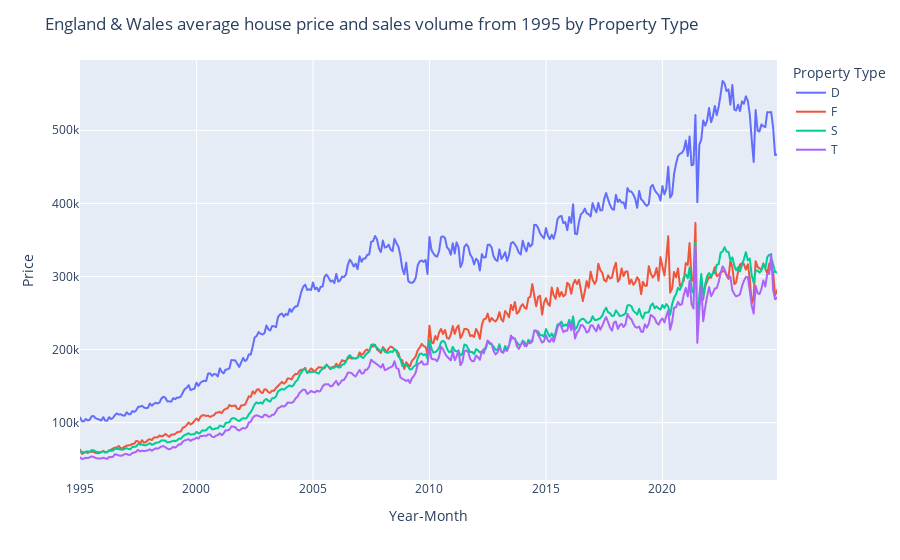

Notebook source saved alongside this figure:
### Code cell
P2 = (
	house_price_df[["Year-Month", "Price", "Property Type"]]
	.groupby(by=["Year-Month", "Property Type"])
	.mean()
)
P2.reset_index(inplace=True)

fig = px.line(P2, x="Year-Month", y="Price", color="Property Type")
fig.update_layout(
	title="England & Wales average house price and sales volume from 1995 by Property Type"
)
fig.show()

### Figure 1 — Plotly figure (JSON) as saved in the notebook; plotly's stock layout.template omitted (floating-point values rounded to 4 significant figures; data arrays with more than 128 entries replaced by an {"elided": "..."} marker saying what was removed)
{"data": [{"hovertemplate": "Property Type=D<br>Year-Month=%{x}<br>Price=%{y}<extra></extra>", "legendgroup": "D", "line": {"color": "#636efa", "dash": "solid"}, "marker": {"symbol": "circle"}, "mode": "lines", "name": "D", "showlegend": true, "type": "scattergl", "x": {"elided": "360 str values"}, "xaxis": "x", "y": {"elided": "360 float values"}, "yaxis": "y"}, {"hovertemplate": "Property Type=F<br>Year-Month=%{x}<br>Price=%{y}<extra></extra>", "legendgroup": "F", "line": {"color": "#EF553B", "dash": "solid"}, "marker": {"symbol": "circle"}, "mode": "lines", "name": "F", "showlegend": true, "type": "scattergl", "x": {"elided": "360 str values"}, "xaxis": "x", "y": {"elided": "360 float values"}, "yaxis": "y"}, {"hovertemplate": "Property Type=S<br>Year-Month=%{x}<br>Price=%{y}<extra></extra>", "legendgroup": "S", "line": {"color": "#00cc96", "dash": "solid"}, "marker": {"symbol": "circle"}, "mode": "lines", "name": "S", "showlegend": true, "type": "scattergl", "x": {"elided": "360 str values"}, "xaxis": "x", "y": {"elided": "360 float values"}, "yaxis": "y"}, {"hovertemplate": "Property Type=T<br>Year-Month=%{x}<br>Price=%{y}<extra></extra>", "legendgroup": "T", "line": {"color": "#ab63fa", "dash": "solid"}, "marker": {"symbol": "circle"}, "mode": "lines", "name": "T", "showlegend": true, "type": "scattergl", "x": {"elided": "360 str values"}, "xaxis": "x", "y": {"elided": "360 float values"}, "yaxis": "y"}], "layout": {"legend": {"title": {"text": "Property Type"}, "tracegroupgap": 0}, "margin": {"t": 60}, "title": {"text": "England & Wales average house price and sales volume from 1995 by Property Type"}, "xaxis": {"anchor": "y", "domain": [0, 1], "title": {"text": "Year-Month"}}, "yaxis": {"anchor": "x", "domain": [0, 1], "title": {"text": "Price"}}}}
